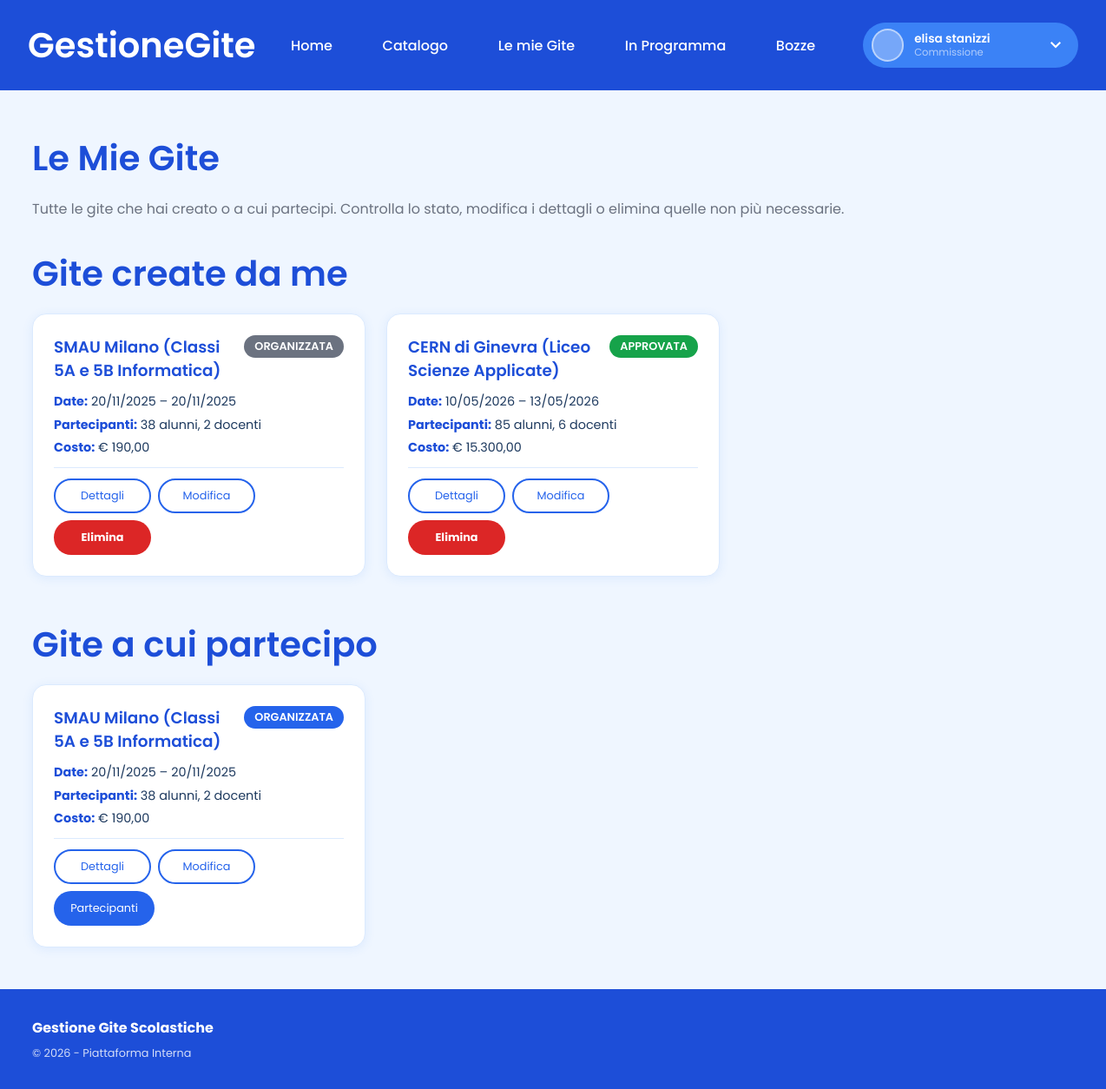
The app's page /mieGite.php (signed in), older data.
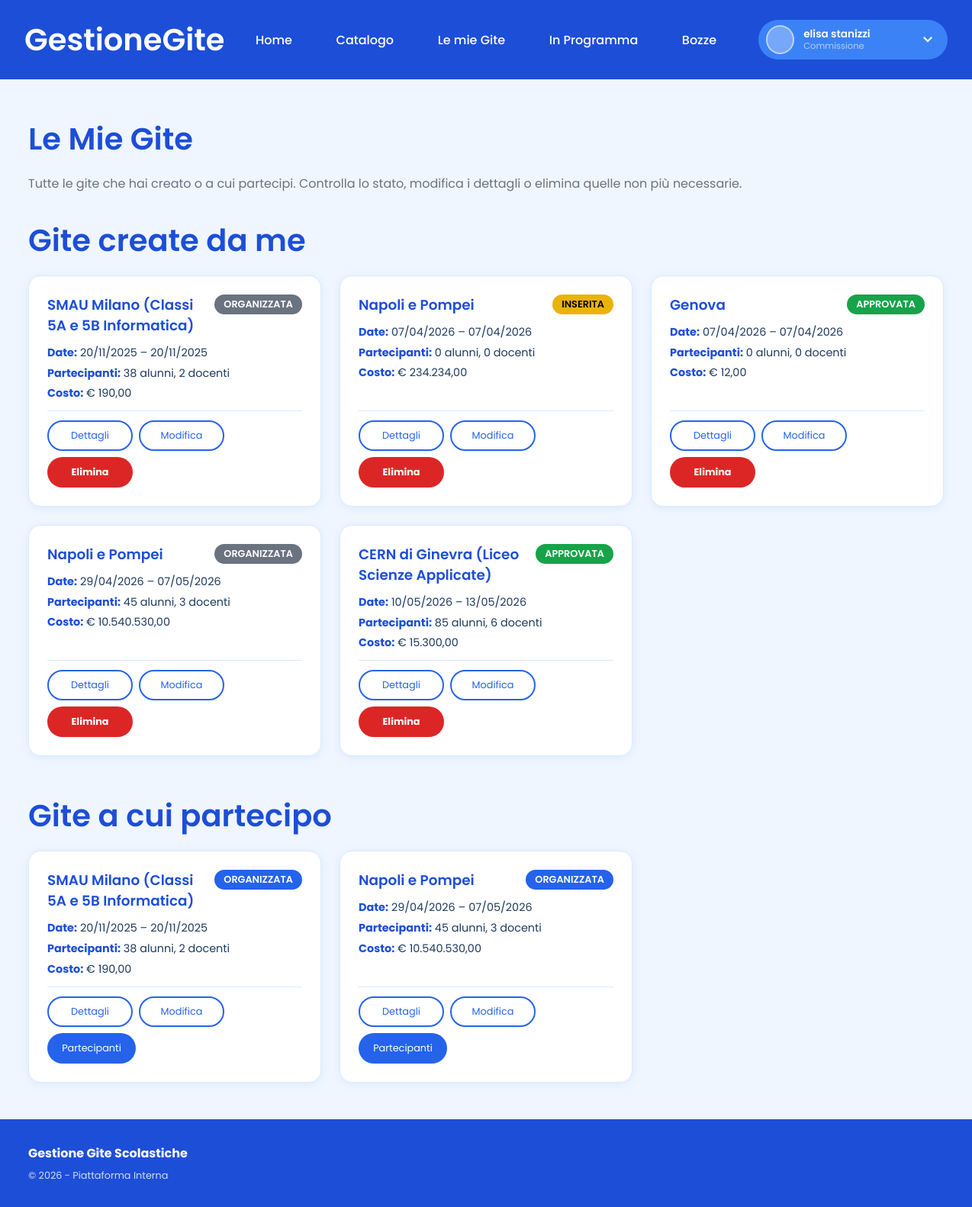
The same page, newer data.
### tables this page shows
CREATE TABLE `gitaorganizzata` (
  `IDGita` int(11) NOT NULL,
  `IDProposta` int(11) NOT NULL,
  `IDUtente` int(11) NOT NULL,
  `DataInizio` date NOT NULL,
  `DataFine` date NOT NULL,
  `NumAlunni` int(11) NOT NULL,
  `NumDocentiAccompagnatori` int(11) NOT NULL,
  `NumAlunniDisabili` int(11) NOT NULL DEFAULT 0,
  `CostoTot` decimal(10,2) NOT NULL,
  `IDStato` int(11) NOT NULL,
  `OrarioPartenza` time DEFAULT NULL COMMENT 'Orario di partenza della gita',
  `OrarioArrivo` time DEFAULT NULL COMMENT 'Orario di arrivo della gita',
  `CostoMezzi` decimal(10,2) NOT NULL DEFAULT 0.00 COMMENT 'Costo dei mezzi di trasporto',
  `CostoAttivita` decimal(10,2) NOT NULL DEFAULT 0.00 COMMENT 'Costo delle attività previste',
  `ClassiPartecipanti` varchar(255) DEFAULT NULL COMMENT 'Classi che partecipano (es. 5A, 5B)',
  `NumManleveConsegnate` int(11) NOT NULL DEFAULT 0 COMMENT 'Numero di manleve consegnate, se necessarie'
);

CREATE TABLE `propostagita` (
  `IDProposta` int(11) NOT NULL,
  `Destinazione` varchar(100) NOT NULL,
  `MezzoDiTrasporto` varchar(50) NOT NULL,
  `Periodo` varchar(50) NOT NULL,
  `MinPartecipanti` int(11) NOT NULL,
  `MaxPartecipanti` int(11) NOT NULL,
  `Costo` decimal(10,2) NOT NULL,
  `IDUtente` int(11) NOT NULL
);

CREATE TABLE `statogita` (
  `IDStato` int(11) NOT NULL,
  `Stato` enum('Bozza','Inserita','Approvata','NonApprovata','Organizzata','Conclusa') NOT NULL
);

### mieGite.php (the view, shortened to what the changed rows need)
<!DOCTYPE html>
<html lang="it">
<head>
    <link rel="stylesheet" href="style.css">
    <link rel="stylesheet" href="vetrina.css">
    <link rel="stylesheet" href="style_custom.css">
</head>
<body>
    <?php
        include('nav.php');
        $idUtenteLoggato = $_SESSION['id_utente'];
    ?>
    <div class="container">
        <main class="content home-padding">
            <div class="hero-section">
                <h2 style="margin-bottom: 1rem; color: var(--blue-700);">Le Mie Gite</h2>
            </div>
            <div style="margin-top: 2rem;">
                <h2 style="margin-bottom: 1rem; color: var(--blue-700);">Gite create da me</h2>
                <div class="miegite-grid">
                    <?php
                        $query = "
                            SELECT g.*, p.Destinazione, s.Stato
                            FROM gitaorganizzata g
                            JOIN propostagita p ON g.IDProposta = p.IDProposta
                            JOIN statogita s ON g.IDStato = s.IDStato
                            WHERE g.IDUtente = $idUtenteLoggato
                            ORDER BY g.DataInizio ASC
                        ";
                        $risultatoMie = mysqli_query($conn, $query);
                        if (mysqli_num_rows($risultatoMie) > 0) {
                            while ($row = mysqli_fetch_assoc($risultatoMie)) {
                                $dataInizio = date('d/m/Y', strtotime($row['DataInizio']));
                                $dataFine = date('d/m/Y', strtotime($row['DataFine']));
                                $classeBadge = 'badge-secondary';
                                if ($row['Stato'] == 'Approvata') $classeBadge = 'badge-success';
                                if ($row['Stato'] == 'Inserita') $classeBadge = 'badge-warning';
                                ?>
                                <div class="miegite-card" <?php
                                     echo 'data-dest="' . htmlspecialchars($row['Destinazione']) . '" ';
                                     echo 'data-stato="' . htmlspecialchars($row['Stato']) . '" ';
                                     echo 'data-classe="N/D" ';
                                     echo 'data-inizio="' . $dataInizio . '" ';
                                     echo 'data-fine="' . $dataFine . '" ';
                                     echo 'data-mezzo="" ';
                                     echo 'data-alunni="' . $row['NumAlunni'] . '" ';
                                     echo 'data-docenti="' . $row['NumDocentiAccompagnatori'] . '" ';
                                     echo 'data-costo="' . number_format($row['CostoTot'], 2, ',', '.') . '" ';
                                     echo 'data-note=""';
                                ?>>
                                    <div class="miegite-card-header">
                                        <h3 class="miegite-card-title"><?php echo htmlspecialchars($row['Destinazione']); ?></h3>
                                        <span class="badge <?php echo $classeBadge; ?>"><?php echo htmlspecialchars($row['Stato']); ?></span>
                                    </div>
                                    <div class="miegite-card-body">
                                        <div class="miegite-card-info">
                                            <span><strong>Date:</strong> <?php echo $dataInizio . ' &#8211; ' . $dataFine; ?></span>
                                            <span><strong>Partecipanti:</strong> <?php echo $row['NumAlunni'] . ' alunni, ' . $row['NumDocentiAccompagnatori'] . ' docenti'; ?></span>
                                            <span><strong>Costo:</strong> &#8364; <?php echo number_format($row['CostoTot'], 2, ',', '.'); ?></span>
                                        </div>
                                    </div>
                                    <div class="miegite-card-footer">
                                        <button class="xs outline btn-dettagli-gita">Dettagli</button>
                                        <button class="xs outline btn-modifica-gita">Modifica</button>
                                        <button class="xs cancel btn-elimina-gita">Elimina</button>
                                    </div>
                                </div>
                                <?php
                            }
                        } else {
                            echo "<p>Non hai ancora creato nessuna gita.</p>";
                        }
                    ?>
                </div>
            </div>
            <div style="margin-top: 3rem;">
                <h2 style="margin-bottom: 1rem; color: var(--blue-700);">Gite a cui partecipo</h2>
                <div class="miegite-grid">
                    <?php
                        $query = "SELECT g.*, p.Destinazione, s.Stato FROM gitaorganizzata g JOIN propostagita p ON g.IDProposta = p.IDProposta JOIN statogita s ON g.IDStato = s.IDStato WHERE g.IDUtente = $idUtenteLoggato AND g.IDStato = 5 ORDER BY g.DataInizio ASC";
                        $risultatoPartecipo = mysqli_query($conn, $query);
                        if (mysqli_num_rows($risultatoPartecipo) > 0) {
                            while ($row = mysqli_fetch_assoc($risultatoPartecipo)) {
                                $dataInizio = date('d/m/Y', strtotime($row['DataInizio']));
                                $dataFine = date('d/m/Y', strtotime($row['DataFine']));
                                $orPartenza = $row['OrarioPartenza'] ? substr($row['OrarioPartenza'], 0, 5) : '';
                                $orArrivo = $row['OrarioArrivo'] ? substr($row['OrarioArrivo'], 0, 5) : '';
                                $dataInizioRaw = $row['DataInizio'];
                                $dataFineRaw = $row['DataFine'];
                                ?>
                                <div class="miegite-card"
                                    data-id="<?php echo $row['IDGita']; ?>"
                                    data-dest="<?php echo htmlspecialchars($row['Destinazione']); ?>"
                                    data-stato="<?php echo htmlspecialchars($row['Stato']); ?>"
                                    data-inizio="<?php echo $dataInizio; ?>"
                                    data-fine="<?php echo $dataFine; ?>"
                                    data-inizio-raw="<?php echo $dataInizioRaw; ?>"
                                    data-fine-raw="<?php echo $dataFineRaw; ?>"
                                    data-alunni="<?php echo $row['NumAlunni']; ?>"
                                    data-alunni-disabili="<?php echo $row['NumAlunniDisabili']; ?>"
                                    data-docenti="<?php echo $row['NumDocentiAccompagnatori']; ?>"
                                    data-classi="<?php echo htmlspecialchars($row['ClassiPartecipanti'] ?? ''); ?>"
                                    data-or-partenza="<?php echo $orPartenza; ?>"
                                    data-or-arrivo="<?php echo $orArrivo; ?>"
                                    data-costo-mezzi="<?php echo number_format($row['CostoMezzi'], 2, ',', '.'); ?>"
                                    data-costo-att="<?php echo number_format($row['CostoAttivita'], 2, ',', '.'); ?>"
                                    data-costo="<?php echo number_format($row['CostoTot'], 2, ',', '.'); ?>"
                                    data-mezzo="" data-classe="<?php echo htmlspecialchars($row['ClassiPartecipanti'] ?? ''); ?>" data-note="">
                                    <div class="miegite-card-header">
                                        <h3 class="miegite-card-title"><?php echo htmlspecialchars($row['Destinazione']); ?></h3>
                                        <span class="badge badge-primary"><?php echo htmlspecialchars($row['Stato']); ?></span>
                                    </div>
                                    <div class="miegite-card-body">
                                        <div class="miegite-card-info">
                                            <span><strong>Date:</strong> <?php echo $dataInizio . ' &#8211; ' . $dataFine; ?></span>
                                            <span><strong>Partecipanti:</strong> <?php echo $row['NumAlunni'] . ' alunni, ' . $row['NumDocentiAccompagnatori'] . ' docenti'; ?></span>
                                            <span><strong>Costo:</strong> &#8364; <?php echo number_format($row['CostoTot'], 2, ',', '.'); ?></span>
                                        </div>
                                    </div>
                                    <div class="miegite-card-footer">
                                        <button class="xs outline btn-dettagli-gita">Dettagli</button>
                                        <button class="xs outline btn-modifica-partecipo">Modifica</button>
                                        <a href="partecipanti.php?id=<?php echo $row['IDGita']; ?>" class="xs button" style="text-decoration:none;">Partecipanti</a>
                                    </div>
                                </div>
                                <?php
                            }
                        } else {
                            echo "<p>Nessuna gita organizzata al momento.</p>";
                        }
                    ?>
                </div>
            </div>
        </main>
    </div>
</body>
</html>

Row changes from the older to the newer data that the page shows:
added gitaorganizzata: IDProposta.Destinazione "Napoli e Pompei", IDStato.Stato "INSERITA", DataInizio "07/04/2026", DataFine "07/04/2026", NumAlunni "0", NumDocentiAccompagnatori "0", CostoTot "234.234,00", shown under "Gite create da me"
added gitaorganizzata: IDProposta.Destinazione "Genova", IDStato.Stato "APPROVATA", DataInizio "07/04/2026", DataFine "07/04/2026", NumAlunni "0", NumDocentiAccompagnatori "0", CostoTot "12,00", shown under "Gite create da me"
added gitaorganizzata: IDProposta.Destinazione "Napoli e Pompei", IDStato.Stato "ORGANIZZATA", DataInizio "29/04/2026", DataFine "07/05/2026", NumAlunni "45", NumDocentiAccompagnatori "3", CostoTot "10.540.530,00"
